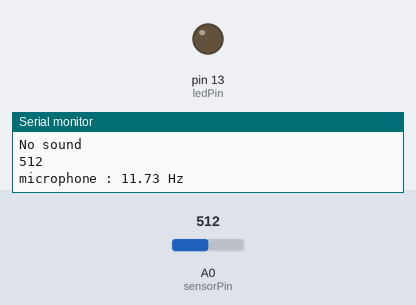
This sketch was run on a simulated Arduino Uno, built with avr-gcc and run on an emulated ATmega328P. Parts: output pins drawn as LEDs (lit = HIGH), the last lines printed to the serial monitor. The test bench sets the inputs (shaded band); at power-on: A0 (sensorPin) = 512.

Above: at 1.2 s.
1.3 s: A0 (sensorPin) set to 316
2.8 s: A0 (sensorPin) set to 290
At 3.8 s:
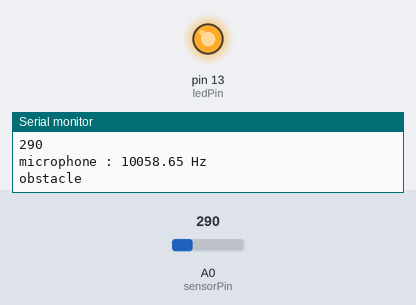
Timing chart, 0 to 5.8 s (numbered marks = the images above; inputs shaded):
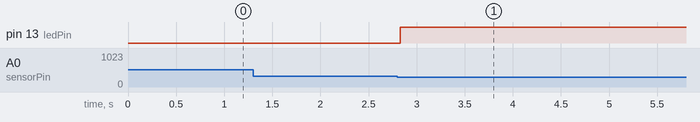

Measured:
- the behaviour switches between 300 and 299 on A0 (sensorPin) (found by bisection; images 0 and 1)
- after the input at 2.8 s, pin 13 (ledPin): LOW → HIGH at once

The sketch:

microphone.ino
```cpp
int sensorPin = A0;    // Analog input pin for the microphone sensor
int threshold = 300;   // Threshold value for sound detection
int sensorValue;       // Variable to store the sensor value
int ledPin = 13;       // Digital pin connected to the LED
float frequency;

void setup() {
  Serial.begin(9600);  // Start the serial communication
  pinMode(ledPin, OUTPUT); // Set the LED pin as an output
}

void loop() {
  sensorValue = analogRead(sensorPin); // Read the sensor value

  if (sensorValue < threshold) {
    Serial.println("Sound detected!"); // Print a message when sound is detected
    Serial.println(sensorValue);
    digitalWrite(ledPin, HIGH);         // Turn on the LED
    float voltage = (sensorValue+10000) * (5.0 / 1023.0);  // Convert the sensor value to voltage (5V reference, 1024 steps for 1V)
    frequency = voltage * 200;  // Calculate the frequency based on the linear relationship

    Serial.print("microphone : ");
    Serial.print(frequency);  // Print the calculated frequency
    Serial.println(" Hz");    // Print the unit (Hz)
    Serial.println("obstacle ");
    delay(5000);


  } else {
    Serial.println("No sound");        // Print a message when no sound is detected
    Serial.println(sensorValue);
    digitalWrite(ledPin, LOW);          // Turn off the LED
    float voltage = (sensorValue-500) * (5.0 / 1023.0);  // Convert the sensor value to voltage (5V reference, 1024 steps for 1V)
    frequency = voltage * 200;  // Calculate the frequency based on the linear relationship

    Serial.print("microphone : ");
    Serial.print(frequency);  // Print the calculated frequency
    Serial.println(" Hz");    // Print the unit (Hz)


  }

  delay(100); // Delay for stability
}
```
